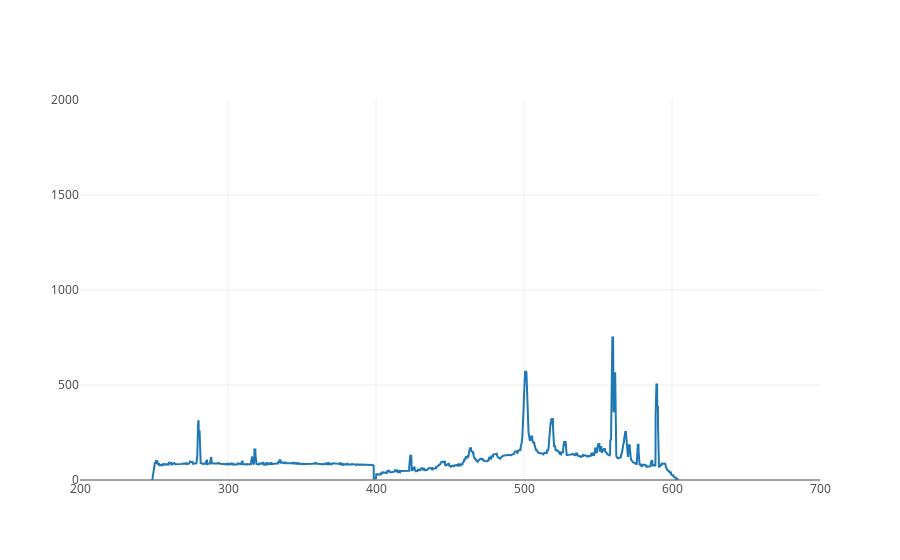

Here is the notebook cell this chart was saved with:
### Code cell
Sample.plotly_plot(analysis.samples['3623']).show()

# s = analysis.samples['2388']

# s.reading

# peak_interval = 1.
# wavelengths = s.reading['wavelengths'].values
# intensities = s.reading['intensities'].values

# wavelengths_range = wavelengths.max() - wavelengths.min()
# sampling_interval = wavelengths_range / wavelengths.shape[0]

# peak_ixs = signal.argrelmax(intensities,
#                             order=int(peak_interval / sampling_interval))[0]

### Figure 1 — Plotly figure (JSON) as saved in the notebook; plotly's stock layout.template omitted (floating-point values rounded to 4 significant figures; data arrays with more than 128 entries replaced by an {"elided": "..."} marker saying what was removed)
{"data": [{"name": "reading", "type": "scatter", "uid": "d39cb56e-82ad-4cc1-bd0c-65eb0b8209cd", "x": {"elided": "4096 float values"}, "y": {"elided": "4096 float values"}}, {"mode": "markers", "name": "peaks", "type": "scatter", "uid": "9fef052d-7903-4fd5-90a4-e856771e25f4", "x": [], "y": []}], "layout": {"xaxis": {"range": [200, 700]}, "yaxis": {"range": [0, 2000]}}}
